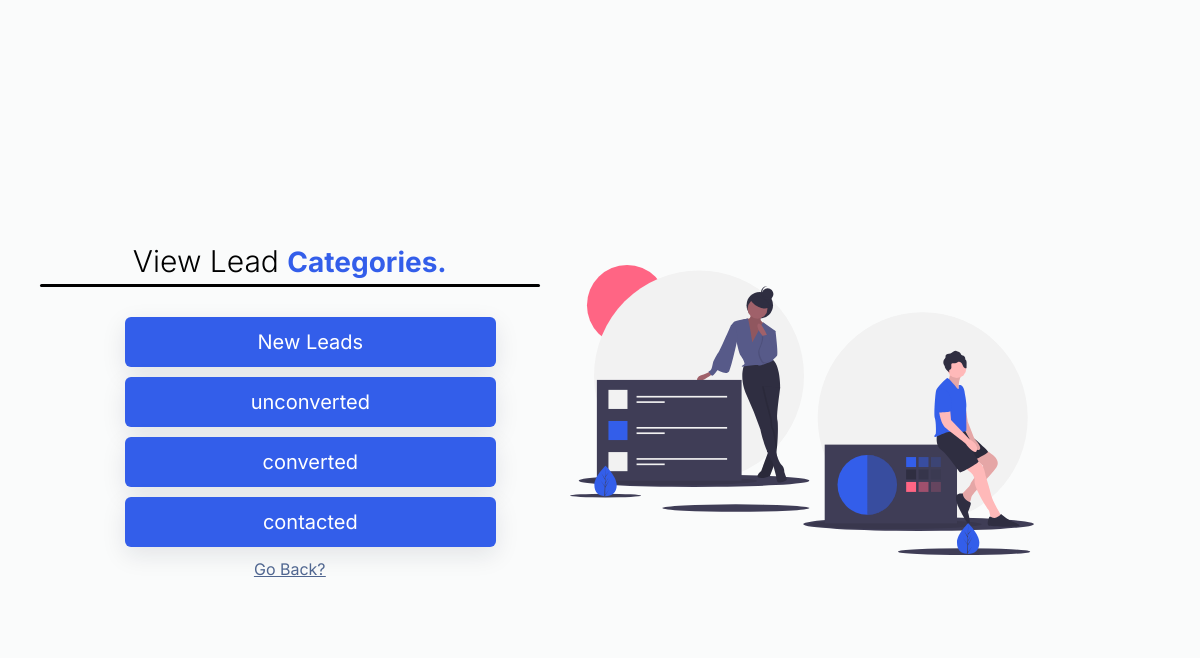
The app's page /lead_categories (signed in) with its own data.
### CRMapp/models.py (models this page shows, shortened)
class Category(models.Model):
    name = models.CharField(max_length=15)
    user = models.ForeignKey("User", on_delete=models.CASCADE)

### CRMapp/views.py (the view)
# urls.py: path('lead_categories',views.Lead_categories.as_view(), name='category'),
class Lead_categories(ManualLoginRequiredMixin, generic.ListView):
    template_name = 'lead-categories.html'
    context_object_name = 'category'
    def get_queryset(self):
        if self.request.user.is_organisor:
            queryset = Category.objects.filter(user = self.request.user)
        return queryset

### CRMapp/mixins.py (called while the page is built)
    def dispatch(self, request, *args, **kwargs):
        if not request.user.is_authenticated or not request.user.is_organisor:
            return redirect('login')
        return super().dispatch(request, *args, **kwargs)

### CRMapp/templates/lead-categories.html (shortened to what this page needs)
{% extends 'registration/signup.html' %}
{% load tailwind_filters %}
{% load static %}
{% block content %}
<body>
    <div class="container">
        <div class="box">
            <div class="span">
                <h1>View Lead <span>Categories.</span></h1>
            </div>
                <div class="bottom">
                    <a href="{% url 'leads:new-leadcategory' %}"><button class="w-full hover:px-3 py-2 rounded-md">New Leads</button></a>
                    {% for categories in category reversed %}
                    <a href="{% url 'leads:category-detail' categories.id %}"><button class="w-full hover:px-3 py-2 rounded-md">{{categories.name}}</button></a>
                    {% endfor %}
                </div>
                <div class="login">
                    <a href="{% url 'leads:lead-list' %}">Go Back?</a><br>
                </div>
        </div>
        <div class="team_img_wrapper">
            <img src="{% static 'images/team.svg' %}" alt="team-img" />
          </div>
    </div>
</body>
{% endblock %}

### static/signup.css (style rules this page uses)
* { margin: 0; padding: 0; box-sizing: border-box; font-family: "Inter", sans-serif; }
body { font-family: "Inter", sans-serif; background: #fafbfb; background-size: cover; min-height: 100vh; margin: 10px; }
.container { min-height: 100vh; display: flex; justify-content: space-around; align-items: center; }
.team_img_wrapper { width: 500px; max-width: 100%; height: 440px; }
.team_img_wrapper img { width: 100%; height: 100%; object-fit: contain; }
.box { width: 600px; height: auto; border-radius: 9px; padding: 15px; }
.box h1 { font-weight: 300; font-size: 30px; margin-bottom: 10px; text-align: center; }
.span span { color: #335eea; font-size: 28px; font-weight: 700; text-transform: capitalize; }
.box h1::after { content: ''; display: block; width: 500px; height: 3px; margin: auto; background: black; border-radius: 3px; }
.bottom { width: 70%; margin-left: 100px; margin-top: 20px; margin-bottom: 10px; align-items: center; }
.bottom button { transition: 0.3s ease-in-out; height: 50px; font-size: 20px; font-weight: 400; background: #335eea; color: white; box-shadow: 0 0.5rem 1.5rem rgba(22, 28, 45, 0.1); margin-top: 10px; }
.login { text-decoration: underline 1px; text-align: center; color: #506690; }

### records on screen
Category: name "unconverted"
Category: name "converted"
Category: name "contacted"
